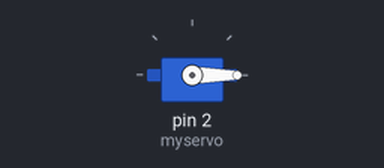
Bench run of a sketch on a simulated Arduino Uno, built with avr-gcc and run on an emulated ATmega328P. Parts: servo.

Above: at 0.1 s.
At 5.1 s:
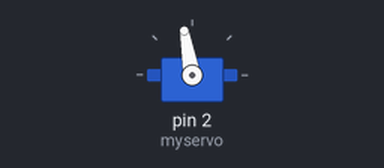
Timing chart, 0 to 6.6 s (numbered marks = the images above):
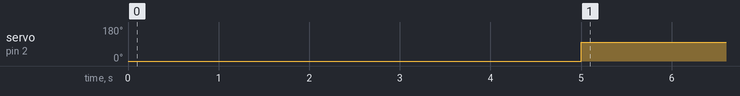

Measured:
- by itself, servo on pin 2 (myservo): 0° → 100° at 5.0 s

The sketch:

servo_test.ino
```cpp
#include <Servo.h>   //載入函式庫，這是內建的，不用安裝

Servo myservo;  // 建立SERVO物件

int pos=0;

void setup() {
  myservo.attach(2);  // 設定要將伺服馬達接到哪一個PIN腳
  myservo.write(0);
  delay(5000);
}

void loop() {
  /*
  for(pos = 0; pos < 180; pos += 1)
  {
    myservo.write(pos); delay(15);
  }
      // 180到0旋轉舵機，每次延時15毫秒
  for(pos = 180; pos>=1; pos-=1)
  {
    myservo.write(pos);
    delay(15);
  }
  */
  myservo.write(100);

}
```
